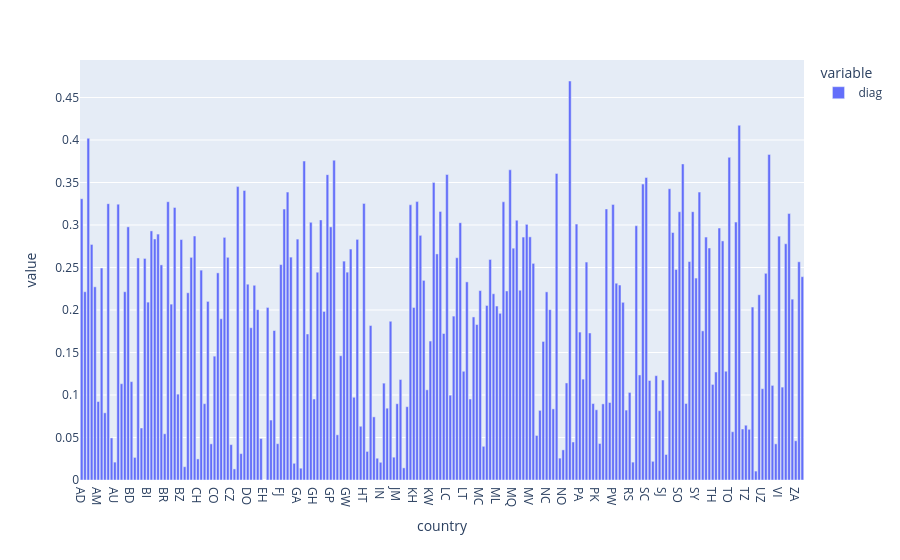

The notebook cell saved with this chart:
### Code cell
px.bar((
    df_dist_yearly
    .groupby("country")
    .diag
    .std()
))

### Figure 1 — Plotly figure (JSON) as saved in the notebook; plotly's stock layout.template omitted (floating-point values rounded to 4 significant figures; data arrays with more than 128 entries replaced by an {"elided": "..."} marker saying what was removed)
{"data": [{"hovertemplate": "variable=diag<br>country=%{x}<br>value=%{y}<extra></extra>", "legendgroup": "diag", "marker": {"color": "#636efa", "pattern": {"shape": ""}}, "name": "diag", "orientation": "v", "showlegend": true, "textposition": "auto", "x": {"elided": "218 str values"}, "xaxis": "x", "y": {"elided": "218 float values"}, "yaxis": "y", "type": "bar"}], "layout": {"xaxis": {"anchor": "y", "domain": [0.0, 1.0], "title": {"text": "country"}}, "yaxis": {"anchor": "x", "domain": [0.0, 1.0], "title": {"text": "value"}}, "legend": {"title": {"text": "variable"}, "tracegroupgap": 0}, "margin": {"t": 60}, "barmode": "relative"}}
